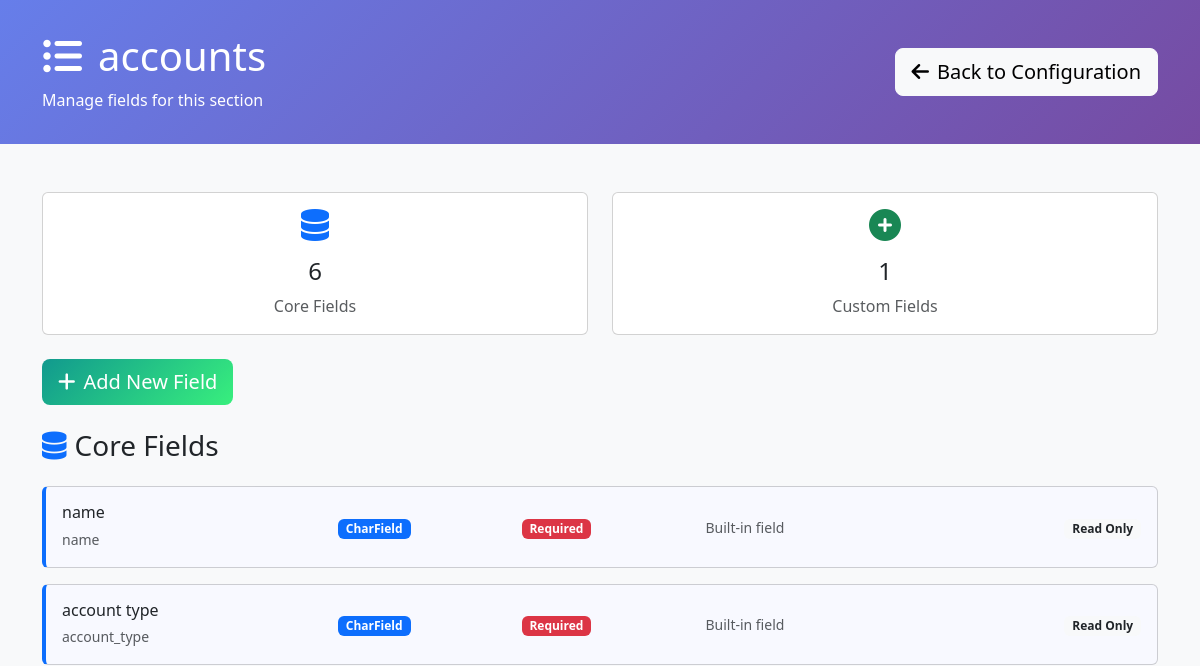
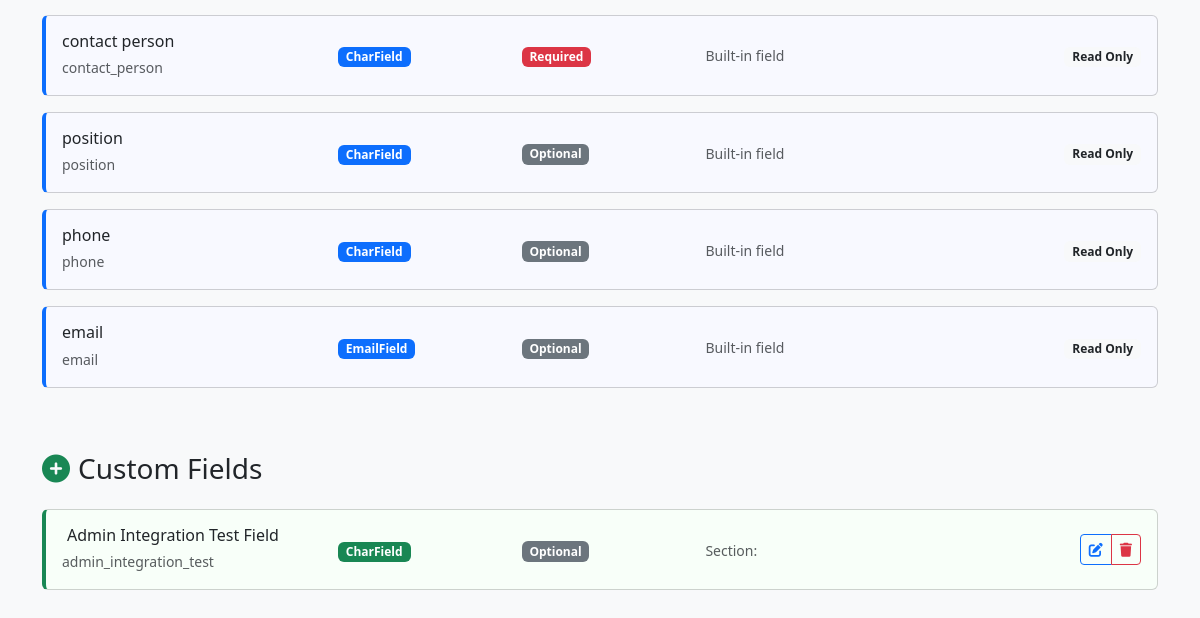
/configuration/section/5/ (signed in), run on an earlier commit of the app's database (2 pictures, top to bottom).
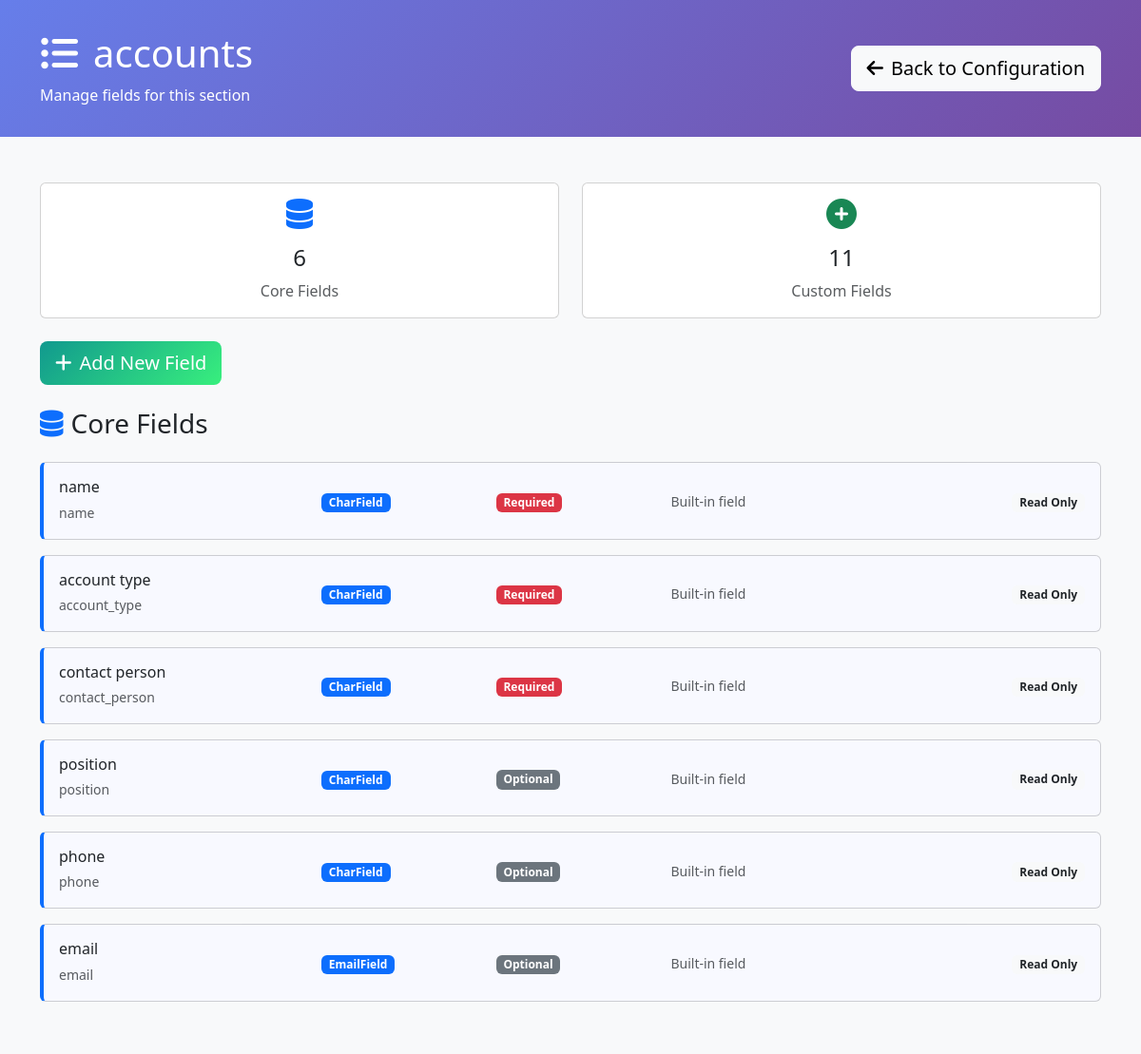
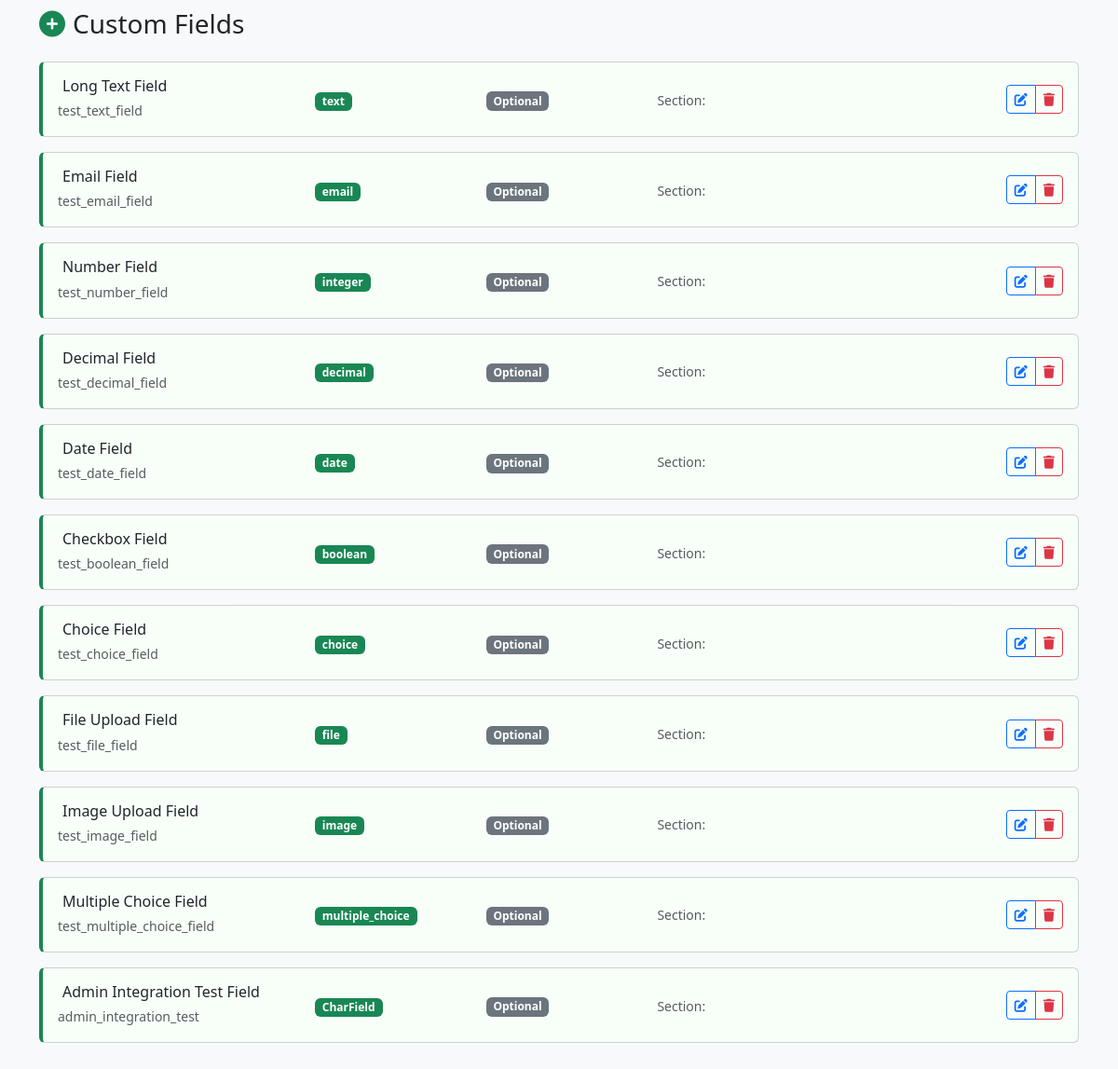
And on a later commit of the database (2 pictures, top to bottom).
### requests/models.py (models this page shows, shortened)
class DynamicSection(models.Model):
    name = models.CharField(max_length=255, unique=True, help_text="Internal section name")
    display_name = models.CharField(max_length=255, help_text="Display name shown to users")
    description = models.TextField(blank=True, help_text="Description of this section's purpose")
    order = models.IntegerField(default=100, help_text="Display order")
    is_core_section = models.BooleanField(default=False, help_text="True if this represents an existing admin model")
    source_model = models.CharField(max_length=255, blank=True, help_text="Full model name (e.g. 'accounts.Account') for core sections")
    created_at = models.DateTimeField(auto_now_add=True)
    updated_at = models.DateTimeField(auto_now=True)
    class Meta:
        verbose_name = "Dynamic Section"
        verbose_name_plural = "Dynamic Sections"
        ordering = ['is_core_section', 'order', 'name']

class DynamicField(models.Model):
    FIELD_TYPES = [
        ('char', 'Text (Short)'),
        ('text', 'Text (Long)'),
        ('email', 'Email'),
        ('url', 'URL'),
        ('slug', 'Slug'),
        ('integer', 'Integer'),
        ('decimal', 'Decimal'),
        ('float', 'Float'),
        ('date', 'Date'),
        ('datetime', 'Date & Time'),
        ('time', 'Time'),
        ('boolean', 'Checkbox (Yes/No)'),
        ('choice', 'Dropdown (Single Choice)'),
        ('multiple_choice', 'Multiple Choice'),
        ('file', 'File Upload'),
        ('image', 'Image Upload'),
        ('foreign_key', 'Link to Another Model'),
        ('many_to_many', 'Multiple Links'),
        ('json', 'JSON Data'),
    ]
    model = models.ForeignKey(DynamicModel, on_delete=models.CASCADE, related_name='fields', null=True, blank=True)
    section = models.ForeignKey(DynamicSection, on_delete=models.CASCADE, related_name='fields', null=True, blank=True)
    name = models.CharField(max_length=100, help_text="Field name in database (lowercase, underscores)")
    display_name = models.CharField(max_length=100, help_text="Label shown in forms")
    field_type = models.CharField(max_length=20, choices=FIELD_TYPES)
    is_core_field = models.BooleanField(default=False, help_text="True if this represents an existing model field")
    required = models.BooleanField(default=False)
    default_value = models.TextField(blank=True, help_text="Default value (JSON format for complex types)")
    help_text = models.CharField(max_length=200, blank=True)
    max_length = models.PositiveIntegerField(null=True, blank=True, help_text="For text fields")
    max_digits = models.PositiveIntegerField(null=True, blank=True, help_text="For decimal fields")
    decimal_places = models.PositiveIntegerField(null=True, blank=True, help_text="For decimal fields")
    choices = models.JSONField(default=dict, help_text="For choice fields: {'value': 'display_name'}")
    related_model = models.CharField(max_length=100, blank=True, help_text="Model to link to (app.Model)")
    section_name = models.CharField(max_length=100, default='General', help_text="Form section name for grouping (legacy field)")
    order = models.PositiveIntegerField(default=0, help_text="Order within section")
    is_active = models.BooleanField(default=True, help_text="Whether field is shown in forms")
    created_at = models.DateTimeField(auto_now_add=True)
    updated_at = models.DateTimeField(auto_now=True)
    class Meta:
        verbose_name = "Dynamic Field"
        verbose_name_plural = "Dynamic Fields"
        ordering = ['model', 'section', 'section_name', 'order']

### requests/configuration_views.py (the view)
# urls.py: path('section/<int:section_id>/', configuration_views.section_fields, name='section_fields'),
@staff_member_required
def section_fields(request, section_id):
    from requests.models import DynamicSection
    is_legacy_dynamic = request.GET.get('dynamic') == 'true'
    if is_legacy_dynamic:
        dynamic_model = get_object_or_404(DynamicModel, id=section_id)
        model_name = f"{dynamic_model.app_label}.{dynamic_model.name}"
        display_name = dynamic_model.display_name
        fields = DynamicField.objects.filter(
            model=dynamic_model,
            is_active=True
        ).order_by('section_name', 'order')
        section_type = 'legacy'
        model_fields = []  # Legacy models don't have core model fields
    else:
        section = get_object_or_404(DynamicSection, id=section_id)
        model_name = section.name
        display_name = section.display_name
        section_type = 'core' if section.is_core_section else 'custom'
        fields = section.fields.filter(is_active=True).order_by('order')
        if section.is_core_section:
            model_fields = []
            core_fields = fields.filter(is_core_field=True)
            for field in core_fields:
                model_fields.append({
                    'id': field.id,
                    'name': field.name,
                    'display_name': field.display_name,
                    'field_type': field.field_type,
                    'required': field.required,
                    'is_model_field': True,
                    'is_core_field': True
                })
        else:
            model_fields = []
    dynamic_fields = []
    for field in fields:
        if section_type == 'core' and field.is_core_field:
            continue
        dynamic_fields.append({
            'id': field.id,
            'name': field.name,
            'display_name': field.display_name,
            'field_type': field.field_type,
            'required': field.required,
            'section_name': field.section_name if hasattr(field, 'section_name') else 'Custom Fields',
            'order': field.order,
            'max_length': field.max_length,
            'choices': field.choices,
            'default_value': field.default_value,
            'is_model_field': False,
            'is_core_field': getattr(field, 'is_core_field', False)
        })
    context = {
        'section_id': section_id,
        'section_name': model_name,
        'display_name': display_name,
        'section_type': section_type,
        'source_model': getattr(section, 'source_model', '') if not is_legacy_dynamic else '',
        'model_fields': model_fields,
        'dynamic_fields': dynamic_fields,
        'all_fields': model_fields + dynamic_fields,
        'is_legacy_dynamic': is_legacy_dynamic,
        'is_core_section': section_type == 'core',
        'is_custom_section': section_type == 'custom'
    }
    return render(request, 'configuration/section_fields.html', context)

### requests/templates/configuration/section_fields.html (shortened to what this page needs)
<!DOCTYPE html>
<html lang="en">
<head>
    <link href="https://cdn.jsdelivr.net/npm/bootstrap@5.3.0/dist/css/bootstrap.min.css" rel="stylesheet">
    <link href="https://cdnjs.cloudflare.com/ajax/libs/font-awesome/6.0.0/css/all.min.css" rel="stylesheet">
</head>
<body class="bg-light">
    <div class="config-header">
        <div class="container">
            <div class="row align-items-center">
                <div class="col-md-8">
                    <h1 class="mb-2">
                        <i class="fas fa-list-ul me-3"></i>{{ display_name }}
                    </h1>
                    <p class="mb-0 opacity-90">
                        Manage fields for this section
                    </p>
                </div>
                <div class="col-md-4 text-end">
                    <a href="{% url 'configuration:dashboard' %}" class="btn btn-light btn-lg">
                        <i class="fas fa-arrow-left me-2"></i>Back to Configuration
                    </a>
                </div>
            </div>
        </div>
    </div>
    <div class="container my-5">
        <div class="row mb-4">
            <div class="col-md-6">
                <div class="card text-center">
                    <div class="card-body">
                        <i class="fas fa-database fa-2x text-primary mb-3"></i>
                        <h4>{{ model_fields|length }}</h4>
                        <p class="text-muted mb-0">Core Fields</p>
                    </div>
                </div>
            </div>
            <div class="col-md-6">
                <div class="card text-center">
                    <div class="card-body">
                        <i class="fas fa-plus-circle fa-2x text-success mb-3"></i>
                        <h4>{{ dynamic_fields|length }}</h4>
                        <p class="text-muted mb-0">Custom Fields</p>
                    </div>
                </div>
            </div>
        </div>
        <div class="row mb-4">
            <div class="col-12">
                <button class="btn btn-add-field btn-lg" onclick="showAddFieldModal()">
                    <i class="fas fa-plus me-2"></i>Add New Field
                </button>
            </div>
        </div>
        {% if model_fields %}
        <div class="row">
            <div class="col-12">
                <h3 class="mb-4">
                    <i class="fas fa-database me-2 text-primary"></i>Core Fields
                </h3>
                {% for field in model_fields %}
                <div class="card field-card model-field mb-3">
                    <div class="card-body">
                        <div class="row align-items-center">
                            <div class="col-md-3">
                                <h6 class="mb-1">{{ field.display_name }}</h6>
                                <small class="text-muted">{{ field.name }}</small>
                            </div>
                            <div class="col-md-2">
                                <span class="badge bg-primary field-type-badge">{{ field.field_type }}</span>
                            </div>
                            <div class="col-md-2">
                                {% if field.required %}
                                <span class="badge bg-danger">Required</span>
                                {% else %}
                                <span class="badge bg-secondary">Optional</span>
                                {% endif %}
                            </div>
                            <div class="col-md-3">
                                <small class="text-muted">Built-in field</small>
                            </div>
                            <div class="col-md-2 text-end">
                                <span class="badge bg-light text-dark">Read Only</span>
                            </div>
                        </div>
                    </div>
                </div>
                {% endfor %}
            </div>
        </div>
        {% endif %}
        {% if dynamic_fields %}
        <div class="row mt-5">
            <div class="col-12">
                <h3 class="mb-4">
                    <i class="fas fa-plus-circle me-2 text-success"></i>Custom Fields
                </h3>
                {% for field in dynamic_fields %}
                <div class="card field-card dynamic-field mb-3" data-field-id="{{ field.id }}">
                    <div class="card-body">
                        <div class="row align-items-center">
                            <div class="col-md-3">
                                <h6 class="mb-1">
                                    <span class="editable-field" data-field="display_name" data-value="{{ field.display_name }}">
                                        {{ field.display_name }}
                                    </span>
                                </h6>
                                <small class="text-muted">{{ field.name }}</small>
                            </div>
                            <div class="col-md-2">
                                <span class="badge bg-success field-type-badge">{{ field.field_type }}</span>
                            </div>
                            <div class="col-md-2">
                                <span class="editable-toggle" data-field="required" data-value="{{ field.required|yesno:'true,false' }}">
                                    {% if field.required %}
                                    <span class="badge bg-danger">Required</span>
                                    {% else %}
                                    <span class="badge bg-secondary">Optional</span>
                                    {% endif %}
                                </span>
                            </div>
                            <div class="col-md-3">
                                <small class="text-muted">
                                    Section:
                                    <span class="editable-field" data-field="section" data-value="{{ field.section }}">
                                    </span>
                                </small>
                            </div>
                            <div class="col-md-2 text-end">
                                <div class="btn-group btn-group-sm">
                                    <button class="btn btn-outline-primary" onclick="editField({{ field.id }})">
                                        <i class="fas fa-edit"></i>
                                    </button>
                                    <button class="btn btn-outline-danger" onclick="deleteField({{ field.id }}, '{{ field.display_name }}')">
                                        <i class="fas fa-trash"></i>
                                    </button>
                                </div>
                            </div>
                        </div>
                    </div>
                </div>
                {% endfor %}
            </div>
        </div>
        {% endif %}
    </div>
</body>
</html>

### requests/templates/configuration/section_fields.html (style rules this page uses)
.config-header { background: linear-gradient(135deg, #667eea 0%, #764ba2 100%); color: white; padding: 2rem 0; }
.field-card { transition: all 0.3s ease; border-left: 4px solid #dee2e6; }
.field-card.model-field { border-left-color: #0d6efd; background-color: #f8f9ff; }
.field-card.dynamic-field { border-left-color: #198754; background-color: #f8fff9; }
.field-type-badge { font-size: 0.75rem; padding: 0.25rem 0.5rem; }
.btn-add-field { background: linear-gradient(135deg, #11998e 0%, #38ef7d 100%); border: none; color: white; }
.editable-field { border: 1px dashed transparent; padding: 2px 4px; border-radius: 4px; cursor: pointer; }

What changed in the data, as far as the page shows it:
added DynamicField: display_name "Long Text Field", name "test_text_field", field_type "text"
added DynamicField: display_name "Email Field", name "test_email_field", field_type "email"
added DynamicField: display_name "Number Field", name "test_number_field", field_type "integer"
added DynamicField: display_name "Decimal Field", name "test_decimal_field", field_type "decimal"
added DynamicField: display_name "Date Field", name "test_date_field", field_type "date"
added DynamicField: display_name "Checkbox Field", name "test_boolean_field", field_type "boolean"
added DynamicField: display_name "Choice Field", name "test_choice_field", field_type "choice"
added DynamicField: display_name "File Upload Field", name "test_file_field", field_type "file"
added DynamicField: display_name "Image Upload Field", name "test_image_field", field_type "image"
added DynamicField: display_name "Multiple Choice Field", name "test_multiple_choice_field", field_type "multiple_choice"
Also different on the page:
{{ dynamic_fields|length }}: "1" → "11"
new list line: "Optional Section:"
